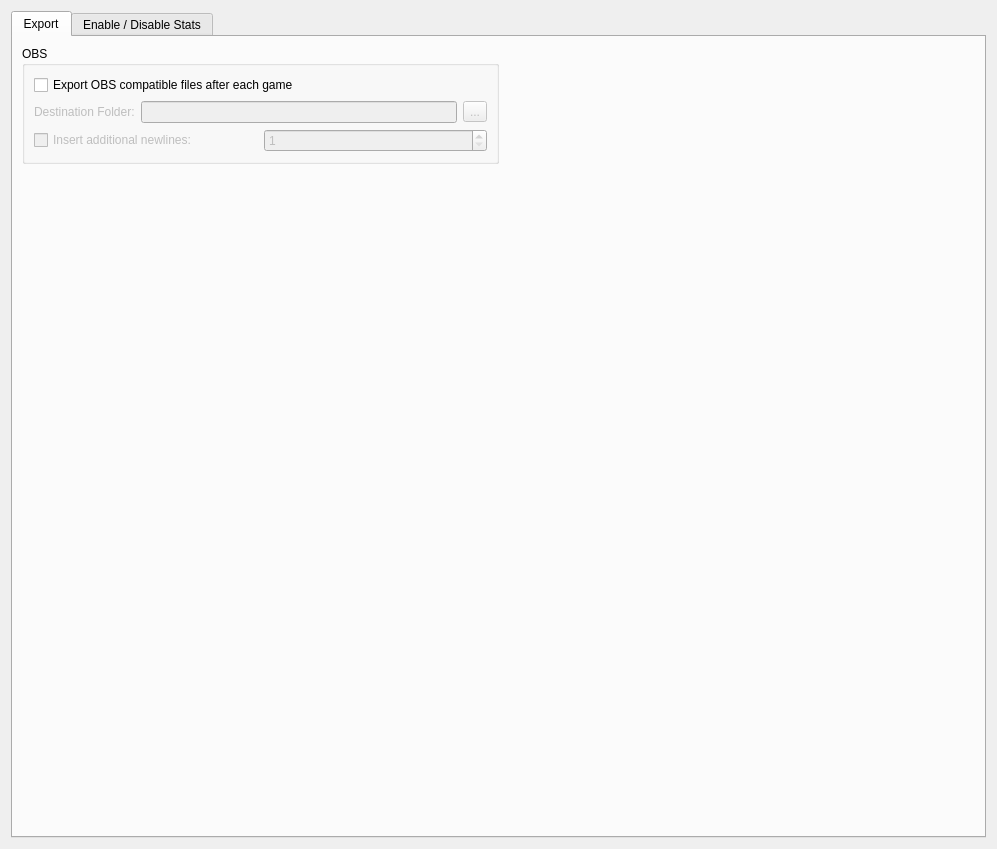
<?xml version="1.0" encoding="UTF-8"?>
<ui version="4.0">
 <class>SettingsView</class>
 <widget class="QWidget" name="SettingsView">
  <property name="geometry">
   <rect>
    <x>0</x>
    <y>0</y>
    <width>997</width>
    <height>849</height>
   </rect>
  </property>
  <property name="windowTitle">
   <string>Form</string>
  </property>
  <layout class="QVBoxLayout" name="verticalLayout">
   <item>
    <widget class="QTabWidget" name="tabWidget">
     <property name="currentIndex">
      <number>0</number>
     </property>
     <widget class="QWidget" name="tab_export">
      <attribute name="title">
       <string>Export</string>
      </attribute>
      <layout class="QGridLayout" name="gridLayout_3">
       <item row="0" column="0">
        <widget class="QGroupBox" name="groupBox">
         <property name="title">
          <string>OBS</string>
         </property>
         <layout class="QVBoxLayout" name="verticalLayout_2">
          <item>
           <widget class="QCheckBox" name="checkBox_obsExport">
            <property name="text">
             <string>Export OBS compatible files after each game</string>
            </property>
           </widget>
          </item>
          <item>
           <layout class="QHBoxLayout" name="horizontalLayout">
            <item>
             <widget class="QLabel" name="label_obsDestFolder">
              <property name="enabled">
               <bool>false</bool>
              </property>
              <property name="text">
               <string>Destination Folder:</string>
              </property>
             </widget>
            </item>
            <item>
             <widget class="QLineEdit" name="lineEdit_obsDestFolder">
              <property name="enabled">
               <bool>false</bool>
              </property>
              <property name="sizePolicy">
               <sizepolicy hsizetype="MinimumExpanding" vsizetype="Fixed">
                <horstretch>0</horstretch>
                <verstretch>0</verstretch>
               </sizepolicy>
              </property>
              <property name="readOnly">
               <bool>true</bool>
              </property>
             </widget>
            </item>
            <item>
             <widget class="QToolButton" name="toolButton_obsBrowseFolder">
              <property name="enabled">
               <bool>false</bool>
              </property>
              <property name="text">
               <string>...</string>
              </property>
             </widget>
            </item>
           </layout>
          </item>
          <item>
           <layout class="QHBoxLayout" name="horizontalLayout_2">
            <item>
             <widget class="QCheckBox" name="checkBox_obsInsertNewlines">
              <property name="enabled">
               <bool>false</bool>
              </property>
              <property name="text">
               <string>Insert additional newlines:</string>
              </property>
             </widget>
            </item>
            <item>
             <widget class="QSpinBox" name="spinBox_obsNewlines">
              <property name="enabled">
               <bool>false</bool>
              </property>
              <property name="minimum">
               <number>1</number>
              </property>
              <property name="maximum">
               <number>10</number>
              </property>
             </widget>
            </item>
           </layout>
          </item>
         </layout>
        </widget>
       </item>
       <item row="1" column="0">
        <spacer name="verticalSpacer">
         <property name="orientation">
          <enum>Qt::Vertical</enum>
         </property>
         <property name="sizeHint" stdset="0">
          <size>
           <width>20</width>
           <height>40</height>
          </size>
         </property>
        </spacer>
       </item>
       <item row="0" column="1">
        <spacer name="horizontalSpacer_2">
         <property name="orientation">
          <enum>Qt::Horizontal</enum>
         </property>
         <property name="sizeHint" stdset="0">
          <size>
           <width>40</width>
           <height>20</height>
          </size>
         </property>
        </spacer>
       </item>
      </layout>
     </widget>
     <widget class="QWidget" name="tab_toggles">
      <attribute name="title">
       <string>Enable / Disable Stats</string>
      </attribute>
      <layout class="QGridLayout" name="gridLayout_2" rowstretch="0,1,1">
       <item row="2" column="1">
        <widget class="QGroupBox" name="groupBox_disabledStats">
         <property name="title">
          <string>Disabled Statistics</string>
         </property>
        </widget>
       </item>
       <item row="0" column="0" colspan="2">
        <widget class="QLabel" name="label">
         <property name="text">
          <string>Drag and drop the statistics you want to calculate/display/export. The order you put them in here is also the order they are displayed and exported in.</string>
         </property>
         <property name="wordWrap">
          <bool>true</bool>
         </property>
        </widget>
       </item>
       <item row="2" column="0">
        <widget class="QGroupBox" name="groupBox_enabledStats">
         <property name="title">
          <string>Enbled Statistics</string>
         </property>
        </widget>
       </item>
       <item row="1" column="0">
        <spacer name="verticalSpacer_2">
         <property name="orientation">
          <enum>Qt::Vertical</enum>
         </property>
         <property name="sizeType">
          <enum>QSizePolicy::Fixed</enum>
         </property>
         <property name="sizeHint" stdset="0">
          <size>
           <width>20</width>
           <height>10</height>
          </size>
         </property>
        </spacer>
       </item>
      </layout>
     </widget>
    </widget>
   </item>
  </layout>
 </widget>
 <resources/>
 <connections/>
</ui>
